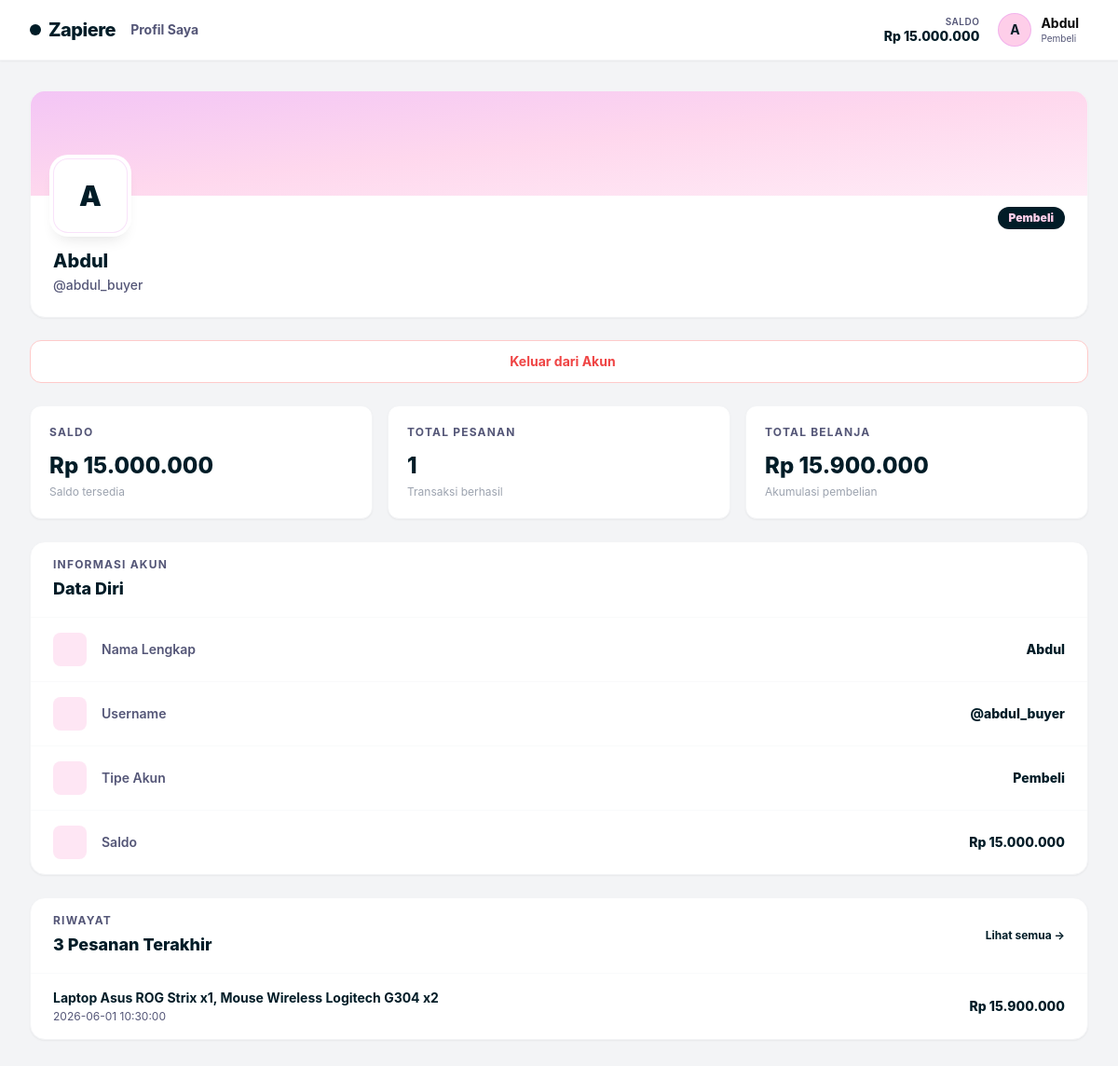
/views/pembeli/profil.php (signed in), run on an earlier commit of the app's database.
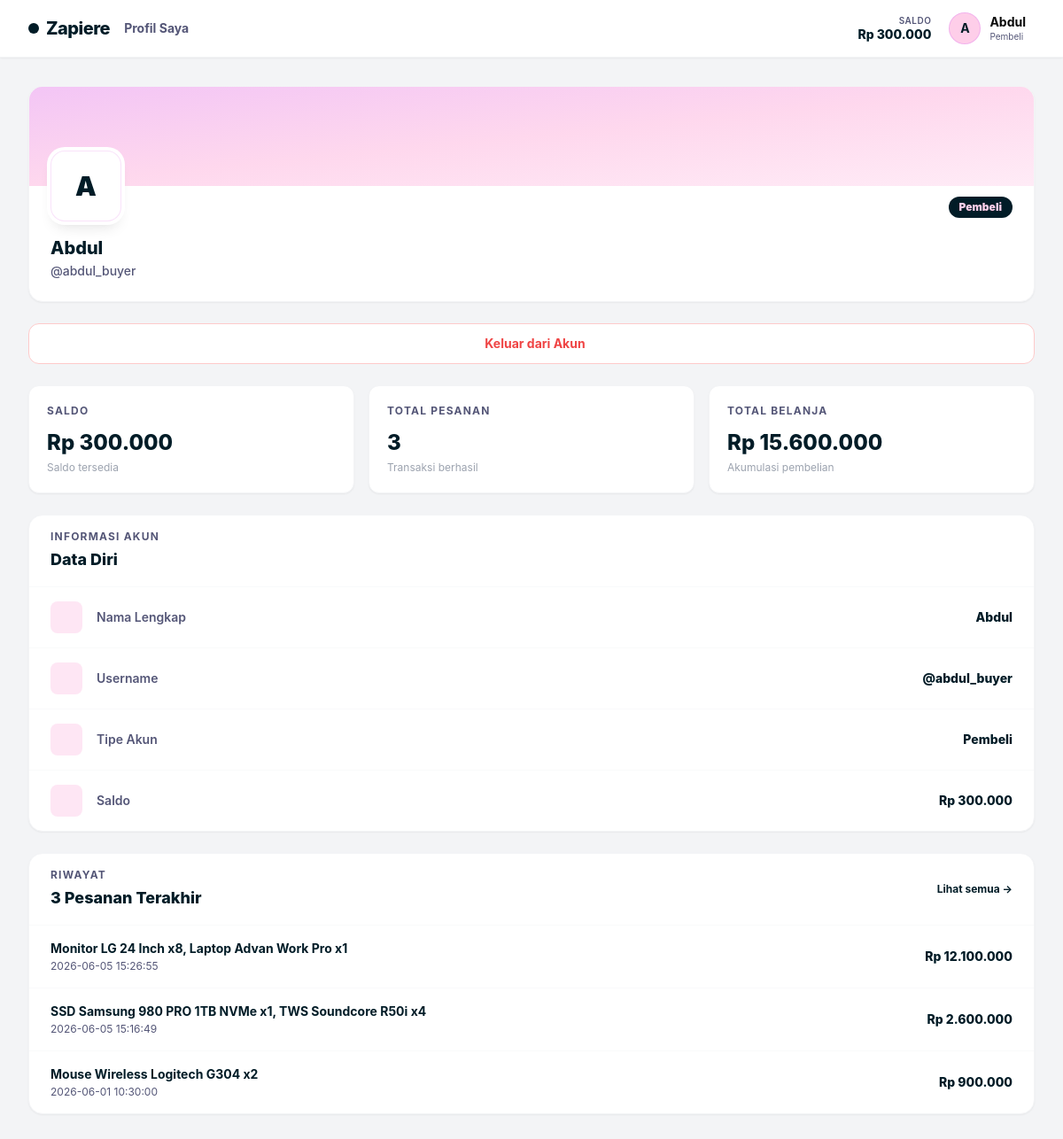
And on a later commit of the database.
### tables this page shows
CREATE TABLE `users` (
  `id_user` int NOT NULL,
  `username` varchar(100) NOT NULL,
  `nama` varchar(100) NOT NULL,
  `password` varchar(100) NOT NULL,
  `role` enum('penjual','pembeli','admin') NOT NULL,
  `saldo` int DEFAULT '0',
  `nama_toko` varchar(100) NOT NULL
);

### config/config.php (called while the page is built, shortened)
<?php
$host = "localhost";
$username = "root";
$password = "";
$database = "zapiere";
$conn = null;
if (function_exists('mysqli_connect')) {
    $conn = @mysqli_connect($host, $username, $password, $database);
    if ($conn) {
        mysqli_set_charset($conn, "utf8mb4");
    }
}
function e($value)
{
    return htmlspecialchars((string) $value, ENT_QUOTES, 'UTF-8');
}
function db_available()
{
    global $conn;
    return $conn instanceof mysqli;
}
function db_all($sql)
{
    global $conn;
    $result = mysqli_query($conn, $sql);
    return mysqli_fetch_all($result, MYSQLI_ASSOC);
}
function db_one($sql)
{
    $rows = db_all($sql);
    return $rows ? $rows[0] : null;
}
function db_value($sql, $default = 0)
{
    $row = db_one($sql);
    $values = array_values($row);
    return $values[0] ?? $default;
}
function app_base_url()
{
    $scriptName = str_replace('\\', '/', $_SERVER['SCRIPT_NAME'] ?? '');
    $viewsPos = strpos($scriptName, '/views/');
    if ($viewsPos !== false) {
        return rtrim(substr($scriptName, 0, $viewsPos), '/');
    }
    $dir = rtrim(str_replace('\\', '/', dirname($scriptName)), '/');
    return $dir === '/' ? '' : $dir;
}
function url_for($path)
{
    return app_base_url() . '/' . ltrim($path, '/');
}

### views/components/session_guard.php (called while the page is built, shortened)
<?php
require_once __DIR__ . '/../../config/config.php';
require_once __DIR__ . '/../../models/UserModel.php';
function require_role(string $role): array
{
    $user = $_SESSION['zapiere_user'];
    return $user;
}

### models/OrderModel.php (called while the page is built, shortened)
<?php
require_once __DIR__ . '/../config/config.php';
function orders_with_total(?int $buyerId = null): array
{
    $where = $buyerId !== null ? "WHERE id_user = {$buyerId}" : '';
    return db_all("
        SELECT *
        FROM v_pesanan_lengkap
        {$where}
        ORDER BY tanggal DESC
    ");
}

### models/UserModel.php (called while the page is built, shortened)
<?php
require_once __DIR__ . '/../config/config.php';
function get_buyer_total_spent(int $buyerId): int
{
    return (int) db_value("SELECT f_total_belanja({$buyerId})");
}

### views/pembeli/profil.php (the view, shortened to what this page needs)
<?php
require_once __DIR__ . '/../../config/config.php';
require_once __DIR__ . '/../components/layout_pembeli.php';
require_once __DIR__ . '/../../models/UserModel.php';
require_once __DIR__ . '/../../models/OrderModel.php';
$user = require_role('pembeli');
$userId = (int) $user['id_user'];
$fullUser = db_one("SELECT * FROM users WHERE id_user = {$userId}");
$user = $fullUser ?: $user;
$totalBelanja = get_buyer_total_spent($userId);
$orders       = orders_with_total($userId);
$totalPesanan = count($orders);
zapiere_pembeli_page_start('Profil Saya', 'profil');
?>
<div class="grid gap-6 xl:grid-cols-[320px_1fr]">
    <div class="flex flex-col gap-6">
        <div class="relative overflow-hidden rounded-2xl border border-gray-100 bg-white shadow-sm">
            <div class="h-28 bg-gradient-to-br from-[#EB9FEF]/60 via-[#FECEE9]/80 to-[#FECEE9]/40"></div>
            <div class="px-6 pb-6">
                <div class="-mt-10 mb-4 flex items-end justify-between">
                    <div class="flex h-20 w-20 items-center justify-center rounded-2xl bg-white text-3xl font-black text-[#011C27] ring-4 ring-white shadow-lg border border-[#EB9FEF]/30">
                        <?= e(strtoupper(substr($user['nama'] ?? 'Z', 0, 1))) ?>
                    </div>
                    <span class="mb-1 rounded-full bg-[#011C27] px-3 py-1 text-xs font-black text-[#FECEE9] capitalize">
                        <?= e($user['role'] ?? 'pembeli') ?>
                    </span>
                </div>
                <h2 class="text-xl font-extrabold text-[#011C27]"><?= e($user['nama'] ?? '-') ?></h2>
                <p class="mt-0.5 text-sm text-[#545677] font-medium">@<?= e($user['username'] ?? '-') ?></p>
            </div>
        </div>
        <a href="<?= e(url_for('logout.php')) ?>"
           class="flex items-center justify-center gap-2 rounded-xl border border-red-200 bg-white py-3 text-sm font-bold text-red-500 transition hover:bg-red-50 hover:border-red-400">
            Keluar dari Akun
        </a>
    </div>
    <div class="flex flex-col gap-6">
        <div class="grid gap-4 sm:grid-cols-3">
            <div class="rounded-xl border border-gray-100 bg-white p-5 shadow-sm">
                <p class="text-xs font-bold uppercase tracking-widest text-[#545677]">Saldo</p>
                <p class="mt-3 text-2xl font-extrabold text-[#011C27]">Rp <?= number_format((int)($user['saldo'] ?? 0), 0, ',', '.') ?></p>
                <p class="mt-1 text-xs text-gray-400">Saldo tersedia</p>
            </div>
            <div class="rounded-xl border border-gray-100 bg-white p-5 shadow-sm">
                <p class="text-xs font-bold uppercase tracking-widest text-[#545677]">Total Pesanan</p>
                <p class="mt-3 text-2xl font-extrabold text-[#011C27]"><?= $totalPesanan ?></p>
                <p class="mt-1 text-xs text-gray-400">Transaksi berhasil</p>
            </div>
            <div class="rounded-xl border border-gray-100 bg-white p-5 shadow-sm">
                <p class="text-xs font-bold uppercase tracking-widest text-[#545677]">Total Belanja</p>
                <p class="mt-3 text-2xl font-extrabold text-[#011C27]">Rp <?= number_format($totalBelanja, 0, ',', '.') ?></p>
                <p class="mt-1 text-xs text-gray-400">Akumulasi pembelian</p>
            </div>
        </div>
        <div class="rounded-2xl border border-gray-100 bg-white shadow-sm overflow-hidden">
            <div class="border-b border-gray-50 px-6 py-4">
                <p class="text-xs font-bold uppercase tracking-widest text-[#545677]">Informasi Akun</p>
                <h3 class="mt-1 text-lg font-extrabold text-[#011C27]">Data Diri</h3>
            </div>
            <div class="divide-y divide-gray-50">
                <?php
                $rows = [
                    ['ph ph-pencil-line',         'Nama Lengkap', $user['nama'] ?? '-'],
                    ['ph ph-at',                  'Username',     '@' . ($user['username'] ?? '-')],
                    ['ph ph-shield-check',         'Tipe Akun',    ucfirst($user['role'] ?? '-')],
                    ['ph-fill ph-wallet',          'Saldo',        'Rp ' . number_format((int)($user['saldo'] ?? 0), 0, ',', '.')],
                ];
                foreach ($rows as [$icon, $label, $value]):
                ?>
                <div class="flex items-center gap-4 px-6 py-4">
                    <div class="flex h-9 w-9 flex-shrink-0 items-center justify-center rounded-lg bg-[#FECEE9]/50 text-[#011C27]">
                    </div>
                    <div class="flex flex-1 items-center justify-between gap-4 min-w-0">
                        <span class="text-sm font-semibold text-[#545677]"><?= e($label) ?></span>
                        <span class="text-sm font-extrabold text-[#011C27] text-right"><?= e($value) ?></span>
                    </div>
                </div>
                <?php endforeach; ?>
            </div>
        </div>
        <?php if (!empty($orders)): ?>
        <div class="rounded-2xl border border-gray-100 bg-white shadow-sm overflow-hidden">
            <div class="border-b border-gray-50 px-6 py-4 flex items-center justify-between">
                <div>
                    <p class="text-xs font-bold uppercase tracking-widest text-[#545677]">Riwayat</p>
                    <h3 class="mt-1 text-lg font-extrabold text-[#011C27]">3 Pesanan Terakhir</h3>
                </div>
                <a href="<?= e(url_for('views/pembeli/riwayat_pesanan.php')) ?>" class="text-xs font-bold text-[#011C27] hover:text-[#EB9FEF] transition">Lihat semua →</a>
            </div>
            <div class="divide-y divide-gray-50">
                <?php foreach (array_slice($orders, 0, 3) as $order): ?>
                <div class="flex items-center justify-between gap-4 px-6 py-4">
                    <div class="min-w-0">
                        <p class="truncate text-sm font-bold text-[#011C27]"><?= e($order['produk'] ?? 'Pesanan #' . $order['id_pesanan']) ?></p>
                        <p class="mt-0.5 text-xs text-[#545677]"><?= e($order['tanggal'] ?? '-') ?></p>
                    </div>
                    <p class="flex-shrink-0 text-sm font-extrabold text-[#011C27]">
                        <?= e($order['total_bayar_rp'] ?? ('Rp ' . number_format((int)($order['total_bayar'] ?? 0), 0, ',', '.'))) ?>
                    </p>
                </div>
                <?php endforeach; ?>
            </div>
        </div>
        <?php endif; ?>
    </div>
</div>
<?php zapiere_pembeli_page_end(); ?>

### views/components/layout_pembeli.php (shortened to what this page needs)
<?php
require_once __DIR__ . '/../../config/config.php';
require_once __DIR__ . '/session_guard.php';
function zapiere_pembeli_page_start(string $title, string $active): void
{
    $user = require_role('pembeli');
    $userId = (int) $user['id_user'];
    $dbUser = db_one("SELECT saldo FROM users WHERE id_user = {$userId}");
    if ($dbUser) {
        $user['saldo'] = $dbUser['saldo'];
    }
    ?>
    <!DOCTYPE html>
    <html lang="id">
    <head>
        <script src="https://cdn.tailwindcss.com"></script>
    </head>
    <body class="bg-gray-100 text-[#0a0a0a] font-sans antialiased min-h-screen flex flex-col relative">
    <nav class="bg-white shadow-sm sticky top-0 z-40 border-b border-gray-100">
        <div class="max-w-7xl mx-auto px-4 sm:px-6 lg:px-8">
            <div class="flex justify-between h-16 items-center gap-4">
                <a href="<?= e(url_for('views/pembeli/dashboard.php')) ?>" class="flex items-center gap-2 flex-shrink-0">
                    <div class="bg-[#011C27] text-white p-1.5 rounded-lg">
                    </div>
                    <span class="font-extrabold text-xl text-[#011C27] tracking-tight hidden sm:block">Zapiere</span>
                </a>
                <?php if ($active === 'dashboard'): ?>
                <div class="flex-grow max-w-2xl hidden md:flex">
                    <div class="relative w-full">
                        <div class="absolute inset-y-0 left-0 pl-4 flex items-center pointer-events-none">
                            <i class="ph ph-magnifying-glass text-[#545677] text-lg"></i>
                        </div>
                        <input type="text" id="search-input"
                               oninput="if(typeof handleSearch==='function') handleSearch()"
                               class="block w-full pl-11 pr-4 py-2.5 bg-gray-100 border-transparent rounded-full text-sm placeholder-gray-400 focus:border-[#011C27] focus:bg-white focus:ring-1 focus:ring-[#011C27] transition-colors"
                               placeholder="Mau cari barang elektronik apa hari ini?">
                    </div>
                </div>
                <?php else: ?>
                <div class="flex-grow hidden md:flex items-center">
                    <span class="text-sm font-bold text-[#545677]"><?= e($title) ?></span>
                </div>
                <?php endif; ?>
                <div class="flex items-center gap-5 flex-shrink-0">
                    <div class="hidden sm:flex flex-col items-end">
                        <span class="text-[10px] text-[#545677] font-semibold uppercase tracking-wider leading-none mb-1">Saldo</span>
                        <span class="text-sm font-extrabold text-[#011C27] leading-none">
                            Rp <?= number_format((int)($user['saldo'] ?? 0), 0, ',', '.') ?>
                        </span>
                    </div>
                    <div class="relative group">
                        <button class="flex items-center gap-2.5 focus:outline-none py-1">
                            <div class="h-9 w-9 rounded-full bg-[#FECEE9] text-[#011C27] flex items-center justify-center font-bold border border-[#EB9FEF]/60 group-hover:bg-[#EB9FEF] transition-colors text-sm select-none">
                                <?= e(strtoupper(substr($user['nama'] ?? 'Z', 0, 1))) ?>
                            </div>
                            <div class="hidden lg:flex flex-col items-start">
                                <span class="font-bold text-sm text-[#0a0a0a] leading-none mb-1"><?= e($user['nama'] ?? 'User') ?></span>
                                <span class="text-[10px] text-[#545677] leading-none capitalize"><?= e($user['role'] ?? 'pembeli') ?></span>
                            </div>
                        </button>
                    </div>
                </div>
            </div>
        </div>
    </nav>
    <main class="flex-grow max-w-7xl mx-auto px-4 sm:px-6 lg:px-8 py-8 w-full">
    <?php
}
function zapiere_pembeli_page_end(): void
{
    ?>
    </main>
    </body>
    </html>
    <?php
}

### views/components/layout_pembeli.php (style rules this page uses)
html { scroll-behavior: smooth; }

What changed in the data, as far as the page shows it:
changed users "Abdul": saldo "15.000.000" → "300.000"
Also different on the page:
$totalPesanan: "1" → "3"
$totalBelanja: "15.900.000" → "15.600.000"
new list line: "Saldo Rp 300.000"
new list line: "Monitor LG 24 Inch x8, Laptop Advan Work Pro x1 2026-06-05 15:26:55 Rp 12.100.000"
new list line: "SSD Samsung 980 PRO 1TB NVMe x1, TWS Soundcore R50i x4 2026-06-05 15:16:49 Rp 2.600.000"
new list line: "Mouse Wireless Logitech G304 x2 2026-06-01 10:30:00 Rp 900.000"
list line gone: "Saldo Rp 15.000.000"
list line gone: "Laptop Asus ROG Strix x1, Mouse Wireless Logitech G304 x2 2026-06-01 10:30:00 Rp 15.900.000"
